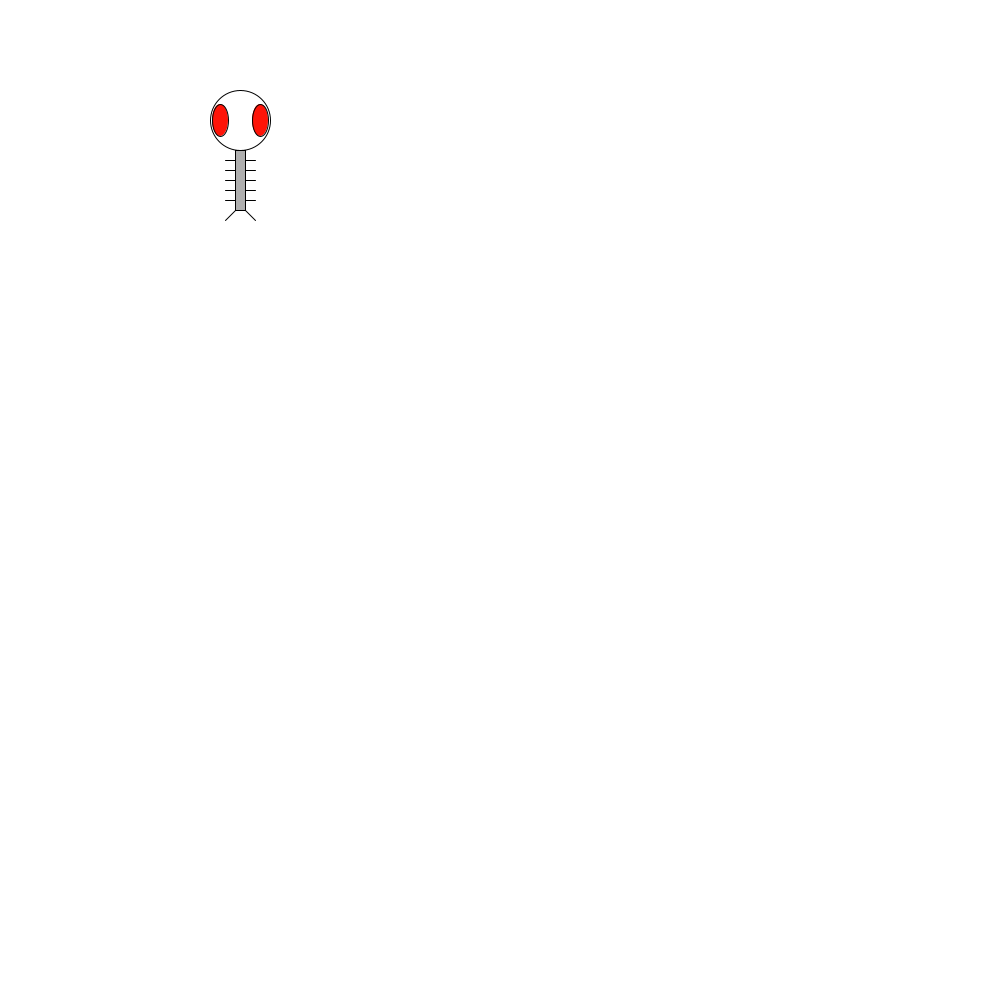
Frame 1 (no input)
Frame 60 (the mouse pressed at the canvas centre just before this capture): identical to frame 1, image omitted
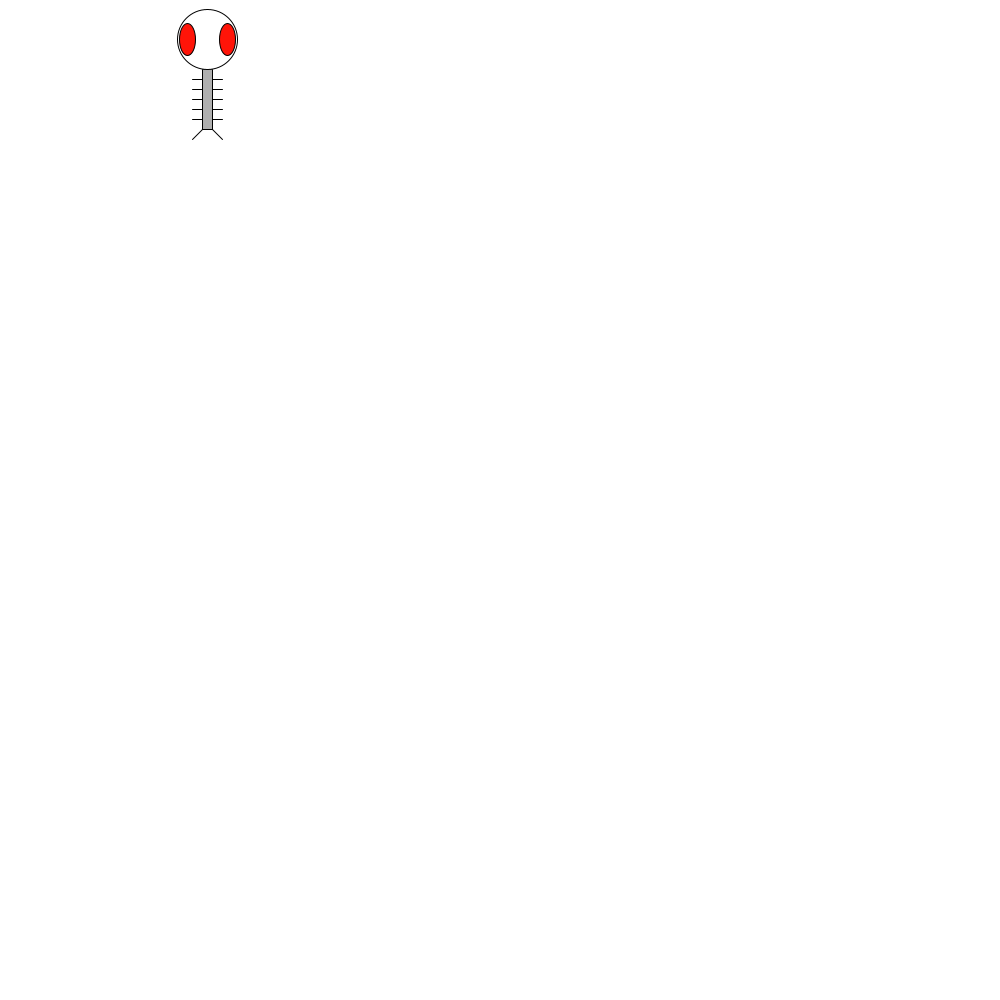
Frame 120 (the mouse held since frame 60 and released just before this capture)

The Processing sketch that drew these frames (run headless with seeded random() and noise(); from frame 60 on, the mouse is pressed at the canvas centre):

// Processing sketch: Zoog
// ── Zoog.pde
//Credit to Daniel Shifman
float x = 240;
float y = 180;
float w = 60;
float h = 60;
float eyeSize = 16;

void setup() {
  size(1000, 1000);
}

void draw() {
  //1.  Draw a white background
background (255,255,255);
  //2. create a color variable. (ask your teacher or check processing.org/reference
color x = color(255,20,8);
  //2. call the method to draw your Zoog. Hint: you will need your color variable.
drawZoog (x); 
  //3. call the method to Jiggle your Zoog
if(mousePressed) {
jiggleZoog(100);
}
//bonus: Only jiggle the zoog when the mouse is pressed  
}

void jiggleZoog(int speed) {
  // Change the x and y location of Zoog randomly
  x = x + random(-.1, .1)*speed;
  y = y + random(-.1, .1)*speed;
  // Constrain Zoog to window
  x = constrain(x, 0, width);
  y = constrain(y, 0, height);
}

void drawZoog(color eyeColor) {
  // Set ellipses and rects to CENTER mode
  ellipseMode(CENTER);
  rectMode(CENTER);
  // Draw Zoog's arms with a for loop
  for (float i = y - h/3; i < y + h/2; i += 10) {
    stroke(0);
    line(x - w/4, i, x + w/4, i);
  }
  // Draw Zoog's body
  stroke(0);
  fill(175);
  rect(x, y, w/6, h);
  // Draw Zoog's head
  stroke(0);
  fill(255);
  ellipse(x, y - h, w, h);
  // Draw Zoog's eyes
  fill(eyeColor);
  ellipse(x - w/3, y - h, eyeSize, eyeSize*2);
  ellipse(x + w/3, y - h, eyeSize, eyeSize*2);
  // Draw Zoog's legs
  stroke(0);
  line(x - w/12, y + h/2, x - w/4, y + h/2 + 10);
  line(x + w/12, y + h/2, x + w/4, y + h/2 + 10);
}
